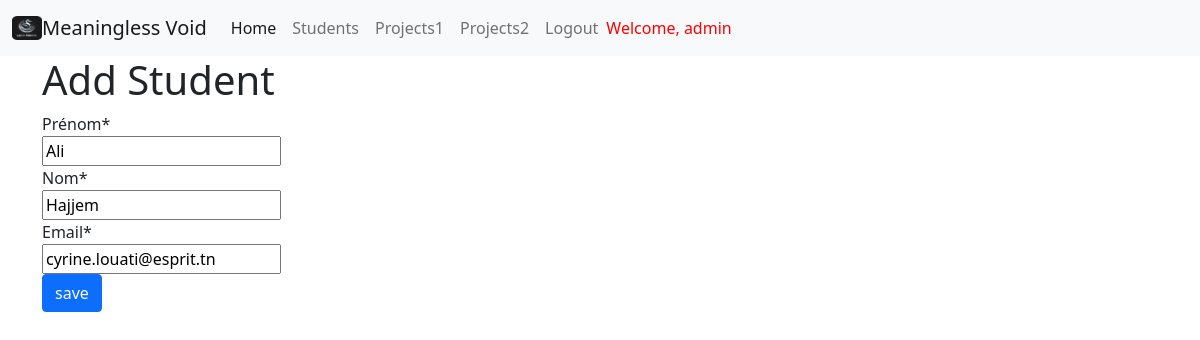
The app's page /app/student/update/22 (signed in) with its own data.
### app/models.py (models this page shows, shortened)
class User(models.Model):
    first_name = models.CharField(verbose_name="Prénom", max_length=30)
    last_name = models.CharField(verbose_name="Nom", max_length=30)
    email = models.EmailField(verbose_name="Email", null=False,validators=[email_validator])

### app/views.py (the view)
# urls.py: path('student/update/<int:pk>', StudentUpdateView.as_view(), name='update_student'),
class StudentUpdateView(UpdateView):
    template_name = 'app/add_student_form.html'
    model = Student
    form_class = StudentModelForm

### app/forms.py
class StudentModelForm(forms.ModelForm):
    class Meta:
        model = Student
        fields = '__all__'

### app/templates/app/add_student_form.html (shortened to what this page needs)
{% extends 'base.html' %} {% block content %}
{% load crispy_forms_tags %}
<div class="container">
  <div class="row">
    <div class="col-md-12">
      <h1>Add Student</h1>
    </div>
  </div>
  <div class="row">
    <div class="col-md-12">
      <form action="" method="post">
        {{ form | crispy }}
        <input type="submit" value="save" class="btn btn-primary" />
      </form>
    </div>
  </div>
</div>
{% endblock %}

### DjangoProject0/templates/header.html (shortened to what this page needs)
{% load static %}
<nav class="navbar navbar-expand-lg navbar-light bg-light"">
    <div class="container-fluid">
      <img src="{% static 'logo.png' %}" alt="Drupal Logo" width="30" height="24">
      <a class="navbar-brand" href="#">Meaningless Void</a>
      <div class="collapse navbar-collapse" id="navbarNav">
        <ul class="navbar-nav">
          {% if request.user.is_authenticated %}
          <li class="nav-item">
            <a class="nav-link active" aria-current="page" href="{% url 'home' %}">Home</a>
          </li>
          <li class="nav-item">
            <a class="nav-link" href="{% url 'student_display' %}">Students</a>
          </li>
          <li class="nav-item">
            <a class="nav-link" href="{% url 'project_display' %}">Projects1</a>
          </li>
          <li class="nav-item">
            <a class="nav-link" href="{% url 'project_display' %}">Projects2</a>
          </li>
          <li class="nav-item">
            <a class="nav-link" href="{% url 'logout' %}">Logout</a>
          </li>
        </ul>
        <span class="navbar-text" style="color:red;">
            Welcome, {{ request.user.username }}
          {% else %}
            Please login
          {% endif %}
        </span>
      </div>
    </div>
  </nav>

### records on screen
User: first_name "Ali", last_name "Hajjem", email "cyrine.louati@esprit.tn"

### other values on screen
{{ request.user.username }} "admin"
